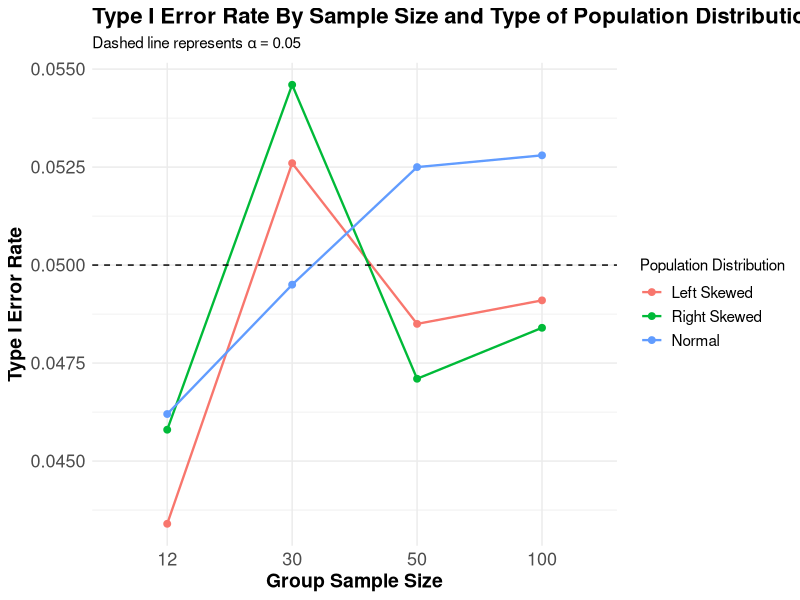

Recreate this plot in R.
## ---- chunk 1
#| code-fold: false

library(sn)
library(tidyverse)

set.seed(4747)

# We will use rnorm() to draw samples from the normally distributed population.

# Let's create a function that will draw samples from the right-skewed population. 

right_skew_pop_dist <- rsn(5000000, xi = 0, omega = 1, alpha = 5)

right_skew_pop_mean <- mean(right_skew_pop_dist) # Lets establish an estimate for the right-skewed population mean.
right_skew_pop_sd <- sd(right_skew_pop_dist) # Lets establish an estimate for the right-skewed population standard deviation.

right_skew <- function(n) {
    ((rsn(n, xi = 0, omega = 1, alpha = 5)) - right_skew_pop_mean) / right_skew_pop_sd # This procedure is done as the right-skewed distribution generated is not centered at 0 and does not a standard deviation of 1; however, we can standardize our samples such that we statisfy this condition. 
}

# Let's create a function that will draw samples from the left-skewed population. 

left_skew_pop_dist <- rsn(5000000, xi = 0, omega = 1, alpha = -5)

left_skew_pop_mean <- mean(left_skew_pop_dist) # Lets establish an estimate for the left-skewed population mean.
left_skew_pop_sd <- sd(left_skew_pop_dist) # Lets establish an estimate for the left-skewed population standard deviation.


left_skew <- function(n) {
    ((rsn(n, xi = 0, omega = 1, alpha = -5)) - left_skew_pop_mean) / left_skew_pop_sd # This procedure is done as the left-skewed distribution generated is not centered at 0 and does not a standard deviation of 1; however, we can standardize our samples such that we statisfy this condition. 
}

## ---- chunk 2
#| code-fold: false

# Create function that will conduct Welch's two-sample t-test given each group's sample size (n) and a distribution to sample from (func).

sim_Wtest <- function(n, func){
    # Convert function name from string to function. 
    func <- match.fun(func)

    # Generate two samples from same distribution.
    group1 <- func(n)
    group2 <- func(n)

    # Apply Welch's two-sample t-test.
    t.test(group1, group2, alternative = "two.sided", var.equal = FALSE)
}

# Create function that will conduct Welch's two-sample t-test 10,000 times on two groups given a specific group sample size (n) and a distribution to sample from (func).

sim_Wtest_10000 <- function(n, func){
    map(1:10000, .f = function(y) sim_Wtest(n, func))
}

## ---- chunk 3
#| code-fold: false

# Create a data frame with all possible combinations of distributions and sample size. 

sample_size <- c(12,30,50,100)

func <- c("rnorm", "right_skew", "left_skew")

combo_dist_sampsize <- expand.grid(sample_size = sample_size, func = func, stringsAsFactors = FALSE)


# Lets run 10,000 simulations/Welch's t-tests on each possible combination of distributions and sample size.

results <- map2(combo_dist_sampsize$sample_size, combo_dist_sampsize$func, sim_Wtest_10000)


# Let's combine all simulations with their corresponding p-values into a data frame that will be used later to vizualize our results and findings.

results.df <- combo_dist_sampsize |> 
    mutate(results = results) |> 
    mutate(p_values = map(results, .f = function(x) map_dbl(x, .f = function(y) y$p.value))) |> 
    select(sample_size, func, p_values) |> 
    unnest_longer(p_values) |> 
    mutate(RejectNull = (p_values <= 0.05)) 

# Let's calculate the Type I error rate for each combination of distribution and sample size.

results_withTypeI.df <- results.df |>  
    filter(RejectNull == TRUE) |> 
    group_by(sample_size, func) |> 
    summarize(NumTRUE = n()) |> 
    mutate(TypeIRate = (NumTRUE / 10000))

results_withTypeI.df



## ---- chunk 4
#| fig-width: 11
#| fig-height: 8
#| fig-align: center

# Let's visualize our results

results_withTypeI.df |> 
    ggplot(aes(x = as.factor(sample_size), y = TypeIRate, color = func, group = func)) +
    geom_line(linewidth = 0.8) +
    geom_point(size = 2) +
    geom_hline(yintercept = 0.05, linetype = "dashed") +
    labs(title = "Type I Error Rate By Sample Size and Type of Population Distribution", subtitle = expression("Dashed line represents" ~ alpha == 0.05), x = "Group Sample Size", y = "Type I Error Rate", color = "Population Distribution") +
    theme_minimal() +
    theme(plot.title = element_text(face = "bold", size = 16), axis.title = element_text(face = "bold", size = 14), axis.text = element_text(size = 13), legend.title = element_text(size = 11), legend.text = element_text(size = 11)) +
    scale_color_discrete(labels = c("Left Skewed", "Right Skewed", "Normal"))

# results.df |> 
#     ggplot(aes(x = p_values)) +
#     geom_histogram() +
#     facet_wrap(~func)
        
